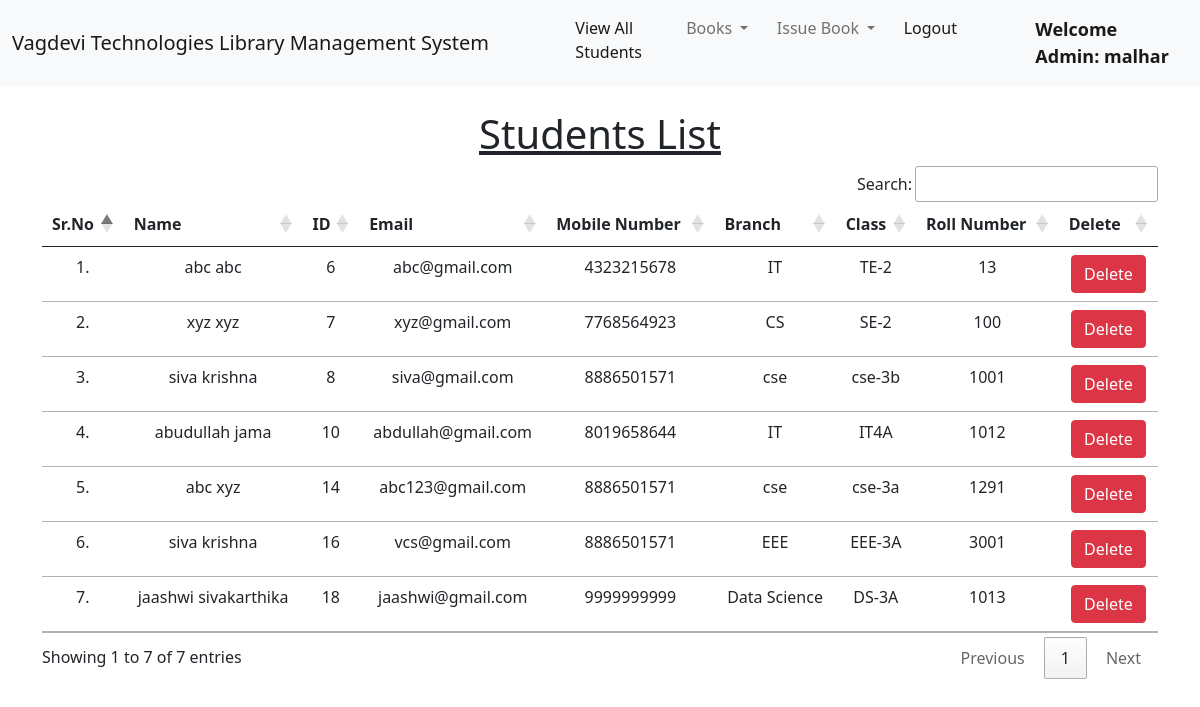
The page /view_students/ (signed in) on the database its author committed.
### library/models.py (models this page shows, shortened)
class Student(models.Model):
    user = models.OneToOneField(User, on_delete=models.CASCADE)
    classroom = models.CharField(max_length=10)
    branch = models.CharField(max_length=10)
    roll_no = models.CharField(max_length=3, blank=True)
    phone = models.CharField(max_length=10, blank=True)
    image = models.ImageField(upload_to="", blank=True)

### library/views.py (the view)
# urls.py: path("view_students/", views.view_students, name="view_students"),
@login_required(login_url = '/admin_login')
def view_students(request):
    students = Student.objects.all()
    return render(request, "view_students.html", {'students':students})

### library/templates/view_students.html (shortened to what this page needs)
{% extends 'admin_navbar.html' %}
{% load static %}
{% block body %}
<div class="container mt-4">
    <h1 class="text-center"><u>Students List</u></h1>
    <table class="table table-hover" id="example">
        <thead>
            <tr class="text-center">
                <th>Sr.No</th>
                <th>Name</th>
                <th>ID</th>
                <th>Email</th>
                <th>Mobile Number</th>
                <th>Branch</th>
                <th>Class</th>
                <th>Roll Number</th>
                <th>Delete</th>
            </tr>
        </thead>
        <tbody>
            {% for student in students %}
            <tr class="text-center">
                <td>{{forloop.counter}}.</td>
                <td>{{student.user.get_full_name}}</td>
                <td>{{student.user.id}}</td>
                <td>{{student.user.email}}</td>
                <td>{{student.phone}}</td>
                <td>{{student.branch}}</td>
                <td>{{student.classroom}}</td>
                <td>{{student.roll_no}}</td>
                <td><a href="/delete_student/{{student.id}}/" class="btn btn-danger" onclick="return confirm('Are you sure you want to delete this student?')">Delete</a></td>
            </tr>
            {% endfor %}
        </tbody>
    </table>
    </div>
{% endblock %}

### library/templates/admin_navbar.html (shortened to what this page needs)
<!doctype html>
<html lang="en">
  <head>
    <link href="https://cdn.jsdelivr.net/npm/bootstrap@5.1.0/dist/css/bootstrap.min.css" rel="stylesheet">
    <link rel="stylesheet" href="https://cdn.datatables.net/1.10.25/css/jquery.dataTables.min.css">
    <link rel="stylesheet" href="https://cdn.datatables.net/buttons/1.7.1/css/buttons.dataTables.min.css">
  </head>
  <body>
    <nav class="navbar navbar-expand-lg navbar-light bg-light">
        <div class="container-fluid">
          <a class="navbar-brand" href="#">Vagdevi Technologies Library Management System</a>
          <div class="collapse navbar-collapse" id="navbarSupportedContent">
            <ul class="navbar-nav me-auto mb-2 mb-lg-0">
              <li class="nav-item">
                <a class="nav-link active" aria-current="page" href="/view_students/">View All Students</a>
              </li>
              <li class="nav-item dropdown">
                <a class="nav-link dropdown-toggle" href="#" id="navbarDropdown" role="button" data-bs-toggle="dropdown" aria-expanded="false">
                  Books
                </a>
              </li>
              <li class="nav-item dropdown">
                <a class="nav-link dropdown-toggle" href="#" id="navbarDropdown" role="button" data-bs-toggle="dropdown" aria-expanded="false">
                  Issue Book
                </a>
              </li>
              <li class="nav-item">
                <a class="nav-link active" aria-current="page" href="/logout/">Logout</a>
              </li>
              <li class="nav-item">
                <a style="font-weight:600; font-family:'Segoe UI', Tahoma, Geneva, Verdana, sans-serif; font-size: large;" class="nav-link active" href="#">Welcome Admin: {{request.user}}</a>
              </li>
            </ul>
          </div>
        </div>
      </nav>
      {% block body %}
      {% endblock %}
  </body>
</html>

### rows shown on the page
Student: user.get_full_name "abc abc", user.id "6", user.email "abc@gmail.com", phone "4323215678", branch "IT", classroom "TE-2", roll_no "13"
Student: user.get_full_name "xyz xyz", user.id "7", user.email "xyz@gmail.com", phone "7768564923", branch "CS", classroom "SE-2", roll_no "100"
Student: user.get_full_name "siva krishna", user.id "8", user.email "siva@gmail.com", phone "8886501571", branch "cse", classroom "cse-3b", roll_no "1001"
Student: user.get_full_name "abudullah jama", user.id "10", user.email "abdullah@gmail.com", phone "8019658644", branch "IT", classroom "IT4A", roll_no "1012"
Student: user.get_full_name "abc xyz", user.id "14", user.email "abc123@gmail.com", phone "8886501571", branch "cse", classroom "cse-3a", roll_no "1291"
Student: user.get_full_name "siva krishna", user.id "16", user.email "vcs@gmail.com", phone "8886501571", branch "EEE", classroom "EEE-3A", roll_no "3001"
Student: user.get_full_name "jaashwi sivakarthika", user.id "18", user.email "jaashwi@gmail.com", phone "9999999999", branch "Data Science", classroom "DS-3A", roll_no "1013"

### other values the page prints
{{ request.user }} "malhar"
